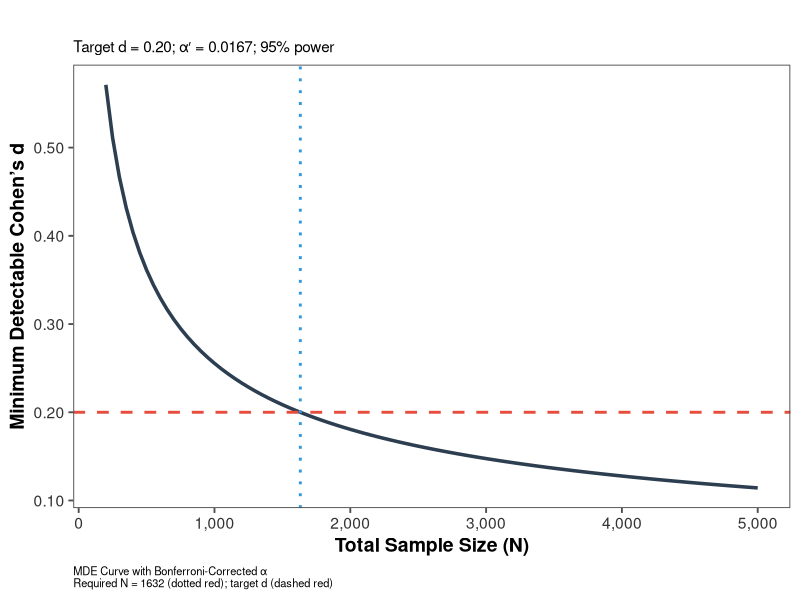
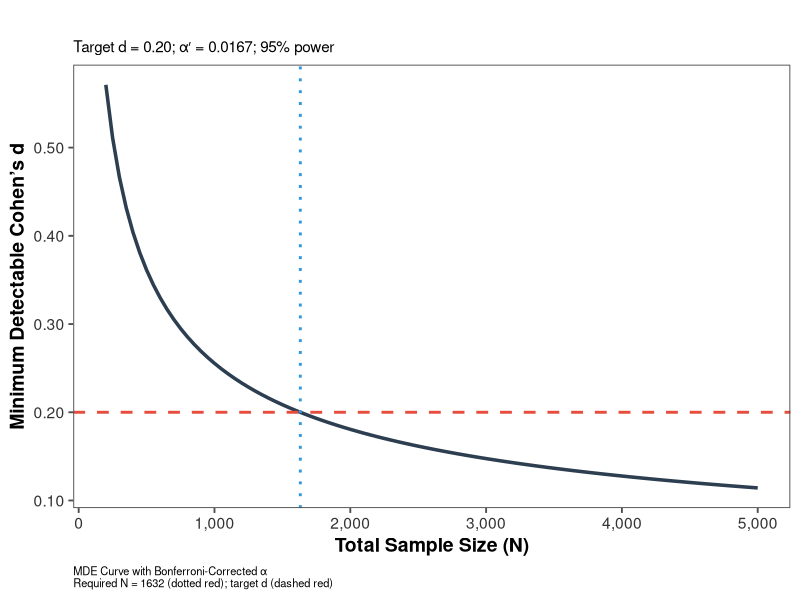

Reproduce these figures in R, in order.
# Required libraries
library(tidyverse)
library(scales)
library(ggthemes)

# 1) Parameters
d_target  <- 0.20       # the Cohen's d we care about
m_outcomes<- 3          # number of tests/outcomes
alpha     <- 0.05
power     <- 0.95

# 2) Bonferroni‐corrected alpha
alpha_corr <- alpha / m_outcomes

# 3) z‐scores
z_a2_corr <- qnorm(1 - alpha_corr/2)
z_b       <- qnorm(power)

# 4) Closed‐form solution for total N
#    N = 4 * ((z_{α'/2} + z_β) / d )^2
N_req <- ceiling( 4 * ( (z_a2_corr + z_b) / d_target )^2 )

cat(sprintf("For d = %.2f, α′ = %.4f (Bonferroni), 1–β = %.2f → N ≥ %d total\n",
            d_target, alpha_corr, power, N_req))

# 5) Optional: MDE curve with corrected alpha
mde_calc_corr <- function(N) (z_a2_corr + z_b) * sqrt(4 / N)

Ns    <- seq(200, 5000, by = 50)
mde_df<- tibble(N = Ns, MDE = mde_calc_corr(Ns))

ggplot(mde_df, aes(x = N, y = MDE)) +
  geom_line(size = 1.2, color = "#2C3E50") +
  geom_hline(yintercept = d_target,
             linetype = "dashed", color = "#E74C3C", size = 1) +
  geom_vline(xintercept = N_req,
             linetype = "dotted", color = "#3498DB", size = 1) +
  scale_x_continuous("Total Sample Size (N)", labels = comma) +
  scale_y_continuous("Minimum Detectable Cohen’s d",
                     labels = comma_format(accuracy = 0.01)) +
  labs(
    title    = "",
    subtitle = sprintf("Target d = %.2f; α′ = %.4f; 95%% power", d_target, alpha_corr),
    caption  = sprintf("MDE Curve with Bonferroni‐Corrected α\nRequired N = %d (dotted red); target d (dashed red)", N_req)
  ) +
  theme_few(base_size = 14) +
  theme(
    plot.title      = element_text(face = "bold", size = 16),
    plot.subtitle   = element_text(size = 11, margin = margin(b = 6)),
    plot.caption    = element_text(size = 8, hjust = 0),
    axis.title      = element_text(face = "bold"),
    axis.text       = element_text(color = "grey20"),
    panel.grid.minor= element_blank()
  )

ggsave("plots/power_analysis.png", width = 8, height = 5, dpi = 300)
